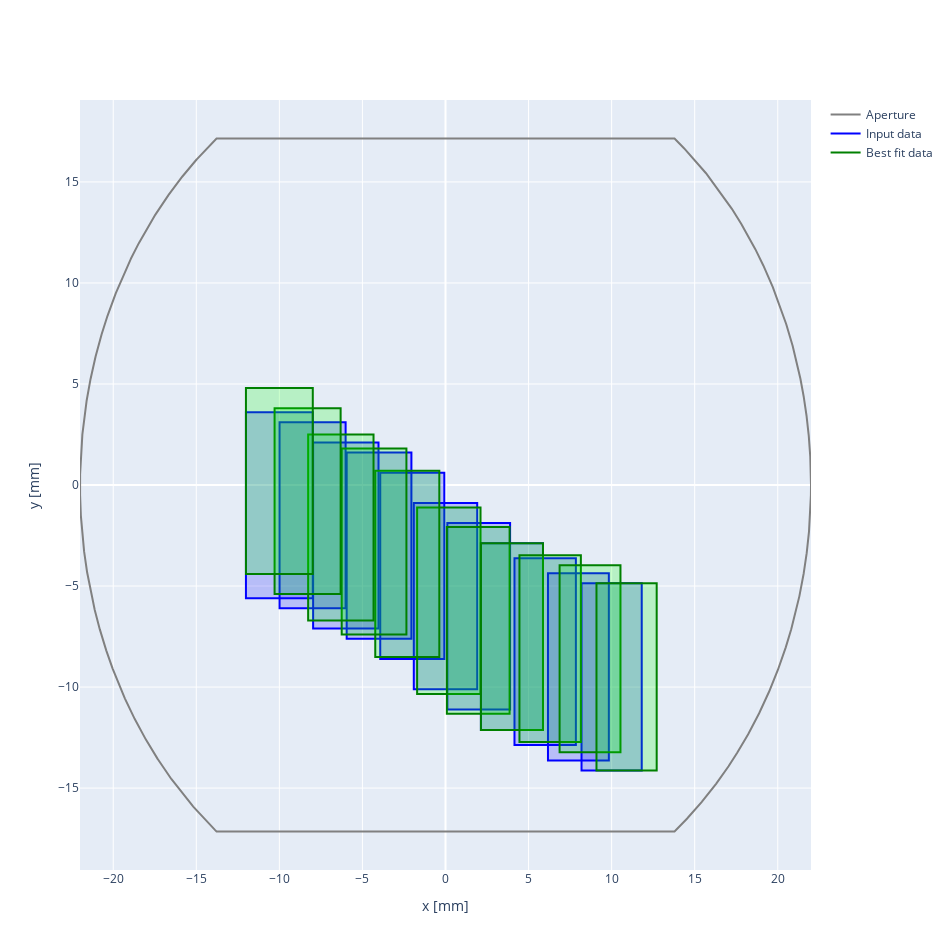

The notebook cell this image was saved under:
### Code cell
import plotly.graph_objects as go
# Compute y (average of y_min and y_max)
df["y"] = (df["y_min"] + df["y_max"]) / 2

# Create the plot
fig = go.Figure()

# Add rectangles for each data point
for i in range(len(df)):
    fig.add_shape(
        type="rect",
        x0=df["x"][i] - 4*df["sigma_x"][i], x1=df["x"][i] + 4*df["sigma_x"][i],
        y0=df["y_max"][i] - 4*df["sigma_y"][i], y1=df["y_max"][i] + 4*df["sigma_y"][i],
        line=dict(color="blue"),
        fillcolor="rgba(0, 0, 255, 0.2)"
    )

# Add rectangles for each data point
for i in range(len(df)):
    fig.add_shape(
        type="rect",
        x0=df["best_x"][i] - 4*df["sigma_x"][i], x1=df["best_x"][i] + 4*df["sigma_x"][i],
        y0=df["best_y"][i] - 4*df["sigma_y"][i], y1=df["best_y"][i] + 4*df["sigma_y"][i],
        line=dict(color="green"),
        fillcolor="rgba(0, 255, 0, 0.2)"
    )
    
aper_trace = plot_2d_aperture(aper.APER_1.values[0]*1000, aper.APER_2.values[0]*1000, aper.APER_3.values[0]*1000, aper.APER_4.values[0]*1000, 'Aperture')
fig.add_trace(aper_trace)

fig.add_trace(go.Scatter(x=[None], y=[None], mode='lines', line=dict(color='blue'), name='Input data', showlegend=True))
fig.add_trace(go.Scatter(x=[None], y=[None], mode='lines', line=dict(color='green'), name='Best fit data', showlegend=True))

# Update layout
fig.update_layout(
    xaxis_title="x [mm]",
    yaxis_title="y [mm]",
    showlegend=True,
    width=950,  # Set the width of the figure
    height=950  # Set the height of the figure
)

# Show plot
fig.show()

### Figure 1 — Plotly figure (JSON) as saved in the notebook; plotly's stock layout.template omitted (floating-point values rounded to 4 significant figures; data arrays with more than 128 entries replaced by an {"elided": "..."} marker saying what was removed)
{"data": [{"line": {"color": "grey", "width": 2}, "mode": "lines", "name": "Aperture", "type": "scatter", "x": {"elided": "5693 float values"}, "y": {"elided": "5693 float values"}}, {"line": {"color": "blue"}, "mode": "lines", "name": "Input data", "showlegend": true, "type": "scatter", "x": [null], "y": [null]}, {"line": {"color": "green"}, "mode": "lines", "name": "Best fit data", "showlegend": true, "type": "scatter", "x": [null], "y": [null]}], "layout": {"height": 950, "shapes": [{"fillcolor": "rgba(0, 0, 255, 0.2)", "line": {"color": "blue"}, "type": "rect", "x0": -1.908, "x1": 1.908, "y0": -10.11, "y1": -0.888}, {"fillcolor": "rgba(0, 0, 255, 0.2)", "line": {"color": "blue"}, "type": "rect", "x0": 0.112, "x1": 3.888, "y0": -11.12, "y1": -1.884}, {"fillcolor": "rgba(0, 0, 255, 0.2)", "line": {"color": "blue"}, "type": "rect", "x0": 2.132, "x1": 5.868, "y0": -12.12, "y1": -2.88}, {"fillcolor": "rgba(0, 0, 255, 0.2)", "line": {"color": "blue"}, "type": "rect", "x0": 4.152, "x1": 7.848, "y0": -12.87, "y1": -3.626}, {"fillcolor": "rgba(0, 0, 255, 0.2)", "line": {"color": "blue"}, "type": "rect", "x0": 6.168, "x1": 9.832, "y0": -13.63, "y1": -4.368}, {"fillcolor": "rgba(0, 0, 255, 0.2)", "line": {"color": "blue"}, "type": "rect", "x0": 8.188, "x1": 11.81, "y0": -14.14, "y1": -4.864}, {"fillcolor": "rgba(0, 0, 255, 0.2)", "line": {"color": "blue"}, "type": "rect", "x0": -3.928, "x1": -0.072, "y0": -8.608, "y1": 0.608}, {"fillcolor": "rgba(0, 0, 255, 0.2)", "line": {"color": "blue"}, "type": "rect", "x0": -5.948, "x1": -2.052, "y0": -7.604, "y1": 1.604}, {"fillcolor": "rgba(0, 0, 255, 0.2)", "line": {"color": "blue"}, "type": "rect", "x0": -7.968, "x1": -4.032, "y0": -7.104, "y1": 2.104}, {"fillcolor": "rgba(0, 0, 255, 0.2)", "line": {"color": "blue"}, "type": "rect", "x0": -9.988, "x1": -6.012, "y0": -6.1, "y1": 3.1}, {"fillcolor": "rgba(0, 0, 255, 0.2)", "line": {"color": "blue"}, "type": "rect", "x0": -12.01, "x1": -7.988, "y0": -5.6, "y1": 3.6}, {"fillcolor": "rgba(0, 255, 0, 0.2)", "line": {"color": "green"}, "type": "rect", "x0": -1.708, "x1": 2.108, "y0": -10.34, "y1": -1.118}, {"fillcolor": "rgba(0, 255, 0, 0.2)", "line": {"color": "green"}, "type": "rect", "x0": 0.082, "x1": 3.858, "y0": -11.32, "y1": -2.084}, {"fillcolor": "rgba(0, 255, 0, 0.2)", "line": {"color": "green"}, "type": "rect", "x0": 2.132, "x1": 5.868, "y0": -12.12, "y1": -2.88}, {"fillcolor": "rgba(0, 255, 0, 0.2)", "line": {"color": "green"}, "type": "rect", "x0": 4.452, "x1": 8.148, "y0": -12.72, "y1": -3.476}, {"fillcolor": "rgba(0, 255, 0, 0.2)", "line": {"color": "green"}, "type": "rect", "x0": 6.868, "x1": 10.53, "y0": -13.23, "y1": -3.968}, {"fillcolor": "rgba(0, 255, 0, 0.2)", "line": {"color": "green"}, "type": "rect", "x0": 9.088, "x1": 12.71, "y0": -14.14, "y1": -4.864}, {"fillcolor": "rgba(0, 255, 0, 0.2)", "line": {"color": "green"}, "type": "rect", "x0": -4.228, "x1": -0.372, "y0": -8.508, "y1": 0.708}, {"fillcolor": "rgba(0, 255, 0, 0.2)", "line": {"color": "green"}, "type": "rect", "x0": -6.248, "x1": -2.352, "y0": -7.404, "y1": 1.804}, {"fillcolor": "rgba(0, 255, 0, 0.2)", "line": {"color": "green"}, "type": "rect", "x0": -8.268, "x1": -4.332, "y0": -6.704, "y1": 2.504}, {"fillcolor": "rgba(0, 255, 0, 0.2)", "line": {"color": "green"}, "type": "rect", "x0": -10.29, "x1": -6.312, "y0": -5.4, "y1": 3.8}, {"fillcolor": "rgba(0, 255, 0, 0.2)", "line": {"color": "green"}, "type": "rect", "x0": -12.01, "x1": -7.988, "y0": -4.4, "y1": 4.8}], "showlegend": true, "width": 950, "xaxis": {"title": {"text": "x [mm]"}}, "yaxis": {"title": {"text": "y [mm]"}}}}
